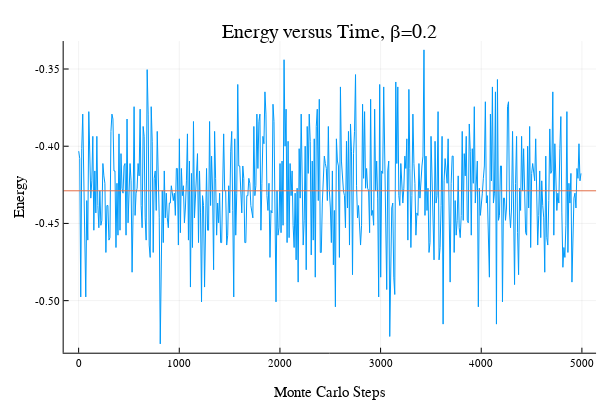

The notebook cell saved with this chart:
### Code cell
plot(1:nskip:5000,Ea[1:500]/lt.N)
hline!([Eave])
plot!(xlabel="Monte Carlo Steps",
    ylabel="Energy",
    title="Energy versus Time, β=$beta",legend=false)

### Figure 1 — Plotly figure (JSON) as saved in the notebook; plotly's stock layout.template omitted (floating-point values rounded to 4 significant figures; data arrays with more than 128 entries replaced by an {"elided": "..."} marker saying what was removed)
{"data": [{"colorbar": {"title": ""}, "hoverinfo": "text", "legendgroup": "y1", "line": {"color": "rgba(0, 154, 250, 1.000)", "dash": "solid", "shape": "linear", "width": 1}, "mode": "lines", "name": "y1", "showlegend": true, "text": {"elided": "500 null values"}, "type": "scatter", "x": {"elided": "500 int values"}, "xaxis": "x1", "y": {"elided": "500 float values"}, "yaxis": "y1", "zmax": null, "zmin": null}, {"colorbar": {"title": ""}, "hoverinfo": "text", "legendgroup": "y2", "line": {"color": "rgba(227, 111, 71, 1.000)", "dash": "solid", "shape": "linear", "width": 1}, "mode": "lines", "name": "y2", "showlegend": true, "text": [null, null], "type": "scatter", "x": [-529100.0, 534100.0], "xaxis": "x1", "y": [-0.4289, -0.4289], "yaxis": "y1", "zmax": null, "zmin": null}], "layout": {"annotations": [{"font": {"color": "rgba(0, 0, 0, 1.000)", "family": "sans-serif", "size": 20}, "rotation": 0, "showarrow": false, "text": "Energy versus Time, β=0.2", "x": 0.5498, "xanchor": "center", "xref": "paper", "y": 1, "yanchor": "top", "yref": "paper"}], "height": 400, "margin": {"b": 20, "l": 0, "r": 0, "t": 20}, "paper_bgcolor": "rgba(255, 255, 255, 1.000)", "plot_bgcolor": "rgba(255, 255, 255, 1.000)", "showlegend": false, "width": 600, "xaxis": {"anchor": "y1", "domain": [0.1061, 0.9934], "gridcolor": "rgba(0, 0, 0, 0.100)", "gridwidth": 0.5, "linecolor": "rgba(0, 0, 0, 1.000)", "mirror": false, "range": [-148.7, 5141.0], "showgrid": true, "showline": true, "showticklabels": true, "tickangle": 0, "tickcolor": "rgb(0, 0, 0)", "tickfont": {"color": "rgba(0, 0, 0, 1.000)", "family": "sans-serif", "size": 11}, "tickmode": "array", "ticks": "inside", "ticktext": ["0", "1000", "2000", "3000", "4000", "5000"], "tickvals": [0, 1000, 2000, 3000, 4000, 5000], "title": "Monte Carlo Steps", "titlefont": {"color": "rgba(0, 0, 0, 1.000)", "family": "sans-serif", "size": 15}, "type": "-", "visible": true, "zeroline": false, "zerolinecolor": "rgba(0, 0, 0, 1.000)"}, "yaxis": {"anchor": "x1", "domain": [0.07581, 0.9415], "gridcolor": "rgba(0, 0, 0, 0.100)", "gridwidth": 0.5, "linecolor": "rgba(0, 0, 0, 1.000)", "mirror": false, "range": [-0.5337, -0.3319], "showgrid": true, "showline": true, "showticklabels": true, "tickangle": 0, "tickcolor": "rgb(0, 0, 0)", "tickfont": {"color": "rgba(0, 0, 0, 1.000)", "family": "sans-serif", "size": 11}, "tickmode": "array", "ticks": "inside", "ticktext": ["-0.50", "-0.45", "-0.40", "-0.35"], "tickvals": [-0.5, -0.45, -0.4, -0.35], "title": "Energy", "titlefont": {"color": "rgba(0, 0, 0, 1.000)", "family": "sans-serif", "size": 15}, "type": "-", "visible": true, "zeroline": false, "zerolinecolor": "rgba(0, 0, 0, 1.000)"}}}
